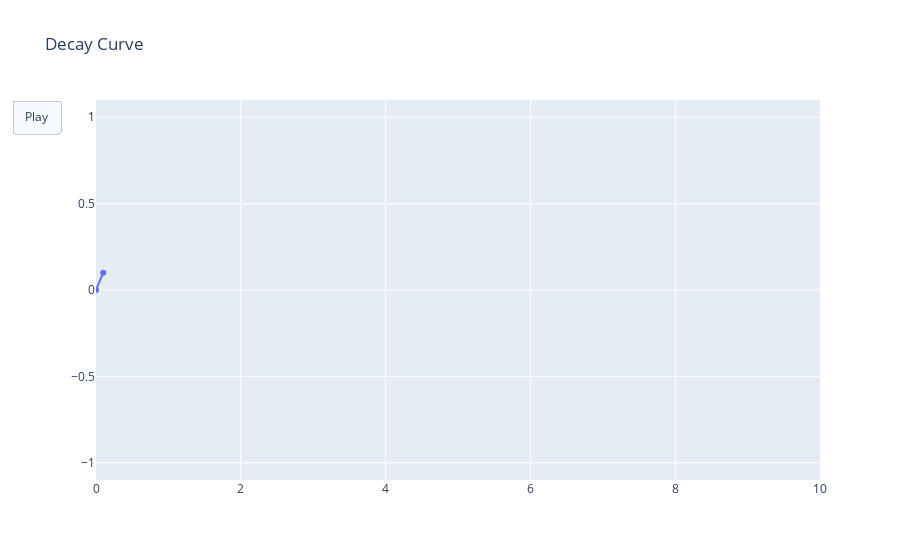

Write notebook code for a chart like this one.
### Markdown cell above
### Review the other Plotly offline examples
https://plot.ly/python/animations/#offline-mode
### Next reconstruction some of the matplotlib examples

### Code cell
#Decay example

#Generate the same points to animate
N=100
t = np.linspace(0, N/10, N+1) 
y = np.sin(2*np.pi*t) * np.exp(-t/10.)


data = [dict(x=[0,.1], y=[0,.1])]  #initial line that will be replaced by frames

layout=dict(xaxis=dict(range=[0, 10], autorange=False, zeroline=False),
            yaxis=dict(range=[-1.1, 1.1], autorange=False, zeroline=False),
            title='Decay Curve', hovermode='closest',
            updatemenus= [{'type': 'buttons',
                           'buttons': [{'label': 'Play',
                                        'method': 'animate',
                                        'args': [None]}]}])

#create the frames animate the plot
frames = [dict(data=[dict(x=t[:k], y=y[:k],
                        mode='lines', 
                        line=dict(color='green', width=2)
                        )
                  ])for k in range(N)] 

figure=dict(data=data, layout=layout, frames=frames)

iplot(figure)

### Figure 1 — Plotly figure (JSON) as saved in the notebook; plotly's stock layout.template omitted (floating-point values rounded to 4 significant figures)
{"data": [{"type": "scatter", "x": [0, 0.1], "y": [0, 0.1]}], "layout": {"hovermode": "closest", "title": {"text": "Decay Curve"}, "updatemenus": [{"buttons": [{"args": [null], "label": "Play", "method": "animate"}], "type": "buttons"}], "xaxis": {"autorange": false, "range": [0, 10], "zeroline": false}, "yaxis": {"autorange": false, "range": [-1.1, 1.1], "zeroline": false}}}
